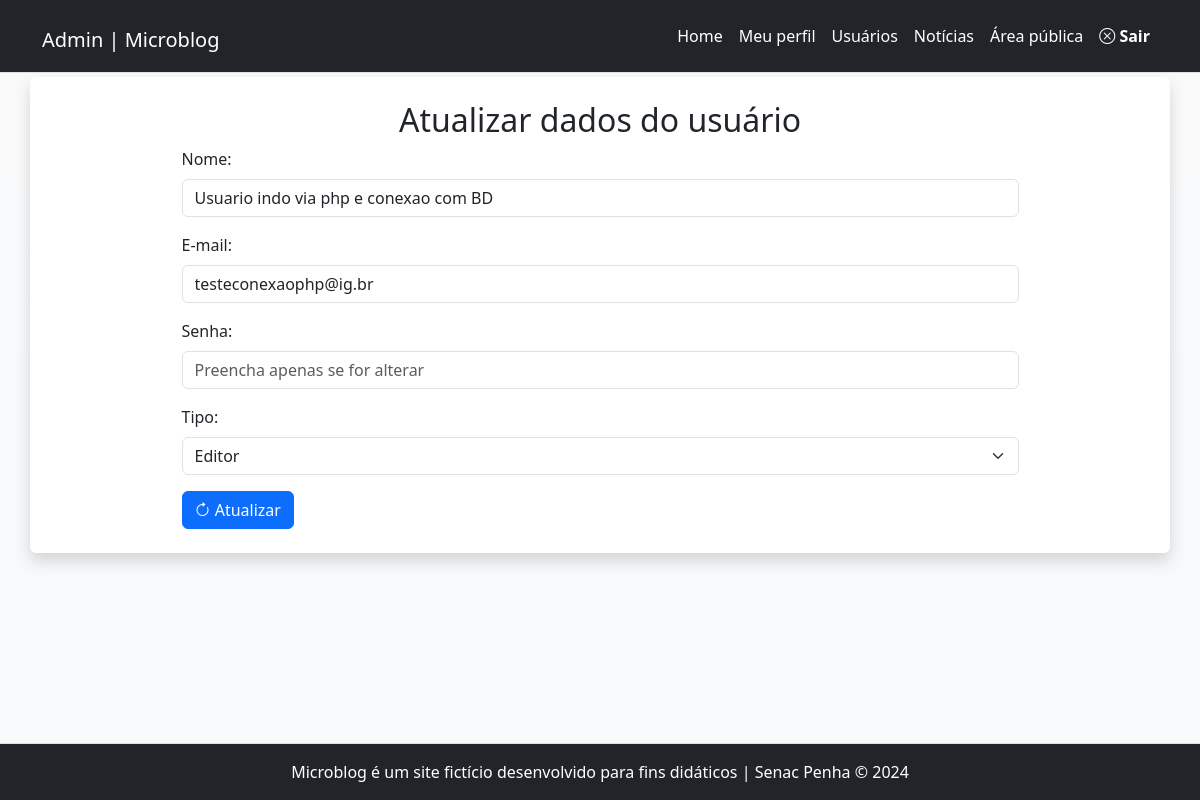
Page /admin/usuario-atualiza.php?id=6 (signed in) on the committed database.
### tables this page shows
CREATE TABLE `usuarios` (
  `id` int(11) NOT NULL,
  `nome` varchar(45) NOT NULL,
  `email` varchar(45) NOT NULL,
  `senha` varchar(255) NOT NULL,
  `tipo` enum('admin','editor') NOT NULL
);

### inc/funcoes-usuarios.php (called while the page is built, shortened)
<?php
function lerUmUsuario($conexao, $id){
    $sql = "SELECT * FROM usuarios WHERE id = $id";
    $resultado = mysqli_query($conexao, $sql)
                or die(mysqli_error($conexao));
    return mysqli_fetch_assoc($resultado);
}
?>

### admin/usuario-atualiza.php (the view, shortened to what this page needs)
<?php
require_once "../inc/cabecalho-admin.php";
require_once "../inc/funcoes-usuarios.php";
$id = $_GET['id'];
$dadosUsuario = lerUmUsuario($conexao, $id);
?>
<div class="row">
	<article class="col-12 bg-white rounded shadow my-1 py-4">
		<h2 class="text-center">
		Atualizar dados do usuário
		</h2>
		<form autocomplete="off" class="mx-auto w-75" action="" method="post" id="form-atualizar" name="form-atualizar">
			<div class="mb-3">
				<label class="form-label" for="nome">Nome:</label>
				<input value="<?=$dadosUsuario['nome']?>" class="form-control" type="text" id="nome" name="nome" required>
			</div>
			<div class="mb-3">
				<label class="form-label" for="email">E-mail:</label>
				<input value="<?=$dadosUsuario['email']?>" class="form-control" type="email" id="email" name="email" required>
			</div>
			<div class="mb-3">
				<label class="form-label" for="senha">Senha:</label>
				<input class="form-control" type="password" id="senha" name="senha" placeholder="Preencha apenas se for alterar">
			</div>
			<div class="mb-3">
				<label class="form-label" for="tipo">Tipo:</label>
				<select class="form-select" name="tipo" id="tipo" required>
					<option <?php if($dadosUsuario['tipo'] == 'editor') echo 'selected' ?> value="editor">
			Editor</option>
				</select>
			</div>
			<button class="btn btn-primary" name="atualizar"><i class="bi bi-arrow-clockwise"></i> Atualizar</button>
		</form>
	</article>
</div>
<?php
require_once "../inc/rodape-admin.php";
?>

### rows in the picture
usuarios: nome "Usuario indo via php e conexao com BD", email "testeconexaophp@ig.br", tipo "Editor"
